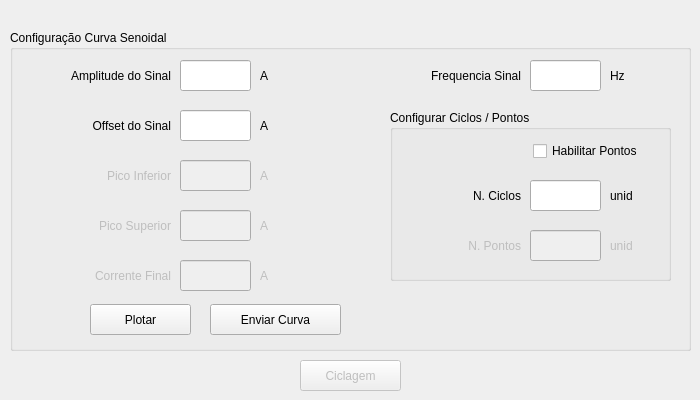
       <widget class="QWidget" name="tab_9">
        <attribute name="title">
         <string>Curva Senoidal</string>
        </attribute>
        <widget class="QGroupBox" name="groupBox_17">
         <property name="geometry">
          <rect>
           <x>10</x>
           <y>30</y>
           <width>681</width>
           <height>321</height>
          </rect>
         </property>
         <property name="title">
          <string>Configuração Curva Senoidal</string>
         </property>
         <widget class="QLineEdit" name="Amplitude_Senoidal">
          <property name="geometry">
           <rect>
            <x>170</x>
            <y>30</y>
            <width>71</width>
            <height>31</height>
           </rect>
          </property>
         </widget>
         <widget class="QLineEdit" name="Offset_Senoidal">
          <property name="geometry">
           <rect>
            <x>170</x>
            <y>80</y>
            <width>71</width>
            <height>31</height>
           </rect>
          </property>
          <property name="text">
           <string/>
          </property>
         </widget>
         <widget class="QLineEdit" name="Pico_Inferior_Senoidal">
          <property name="enabled">
           <bool>false</bool>
          </property>
          <property name="geometry">
           <rect>
            <x>170</x>
            <y>130</y>
            <width>71</width>
            <height>31</height>
           </rect>
          </property>
         </widget>
         <widget class="QLabel" name="label_91">
          <property name="geometry">
           <rect>
            <x>20</x>
            <y>30</y>
            <width>141</width>
            <height>31</height>
           </rect>
          </property>
          <property name="text">
           <string>Amplitude do Sinal</string>
          </property>
          <property name="alignment">
           <set>Qt::AlignRight|Qt::AlignTrailing|Qt::AlignVCenter</set>
          </property>
         </widget>
         <widget class="QLabel" name="label_92">
          <property name="enabled">
           <bool>false</bool>
          </property>
          <property name="geometry">
           <rect>
            <x>0</x>
            <y>130</y>
            <width>161</width>
            <height>31</height>
           </rect>
          </property>
          <property name="text">
           <string>Pico Inferior</string>
          </property>
          <property name="alignment">
           <set>Qt::AlignRight|Qt::AlignTrailing|Qt::AlignVCenter</set>
          </property>
         </widget>
         <widget class="QLabel" name="label_93">
          <property name="enabled">
           <bool>false</bool>
          </property>
          <property name="geometry">
           <rect>
            <x>0</x>
            <y>180</y>
            <width>161</width>
            <height>31</height>
           </rect>
          </property>
          <property name="text">
           <string>Pico Superior</string>
          </property>
          <property name="alignment">
           <set>Qt::AlignRight|Qt::AlignTrailing|Qt::AlignVCenter</set>
          </property>
         </widget>
         <widget class="QLabel" name="label_94">
          <property name="geometry">
           <rect>
            <x>250</x>
            <y>30</y>
            <width>21</width>
            <height>31</height>
           </rect>
          </property>
          <property name="text">
           <string>A</string>
          </property>
         </widget>
         <widget class="QLabel" name="label_95">
          <property name="enabled">
           <bool>false</bool>
          </property>
          <property name="geometry">
           <rect>
            <x>250</x>
            <y>130</y>
            <width>21</width>
            <height>31</height>
           </rect>
          </property>
          <property name="text">
           <string>A</string>
          </property>
         </widget>
         <widget class="QLabel" name="label_113">
          <property name="geometry">
           <rect>
            <x>250</x>
            <y>80</y>
            <width>21</width>
            <height>31</height>
           </rect>
          </property>
          <property name="text">
           <string>A</string>
          </property>
         </widget>
         <widget class="QLineEdit" name="Pico_Superior_Senoidal">
          <property name="enabled">
           <bool>false</bool>
          </property>
          <property name="geometry">
           <rect>
            <x>170</x>
            <y>180</y>
            <width>71</width>
            <height>31</height>
           </rect>
          </property>
          <property name="text">
           <string/>
          </property>
         </widget>
         <widget class="QLabel" name="label_114">
          <property name="geometry">
           <rect>
            <x>0</x>
            <y>80</y>
            <width>161</width>
            <height>31</height>
           </rect>
          </property>
          <property name="text">
           <string>Offset do Sinal</string>
          </property>
          <property name="alignment">
           <set>Qt::AlignRight|Qt::AlignTrailing|Qt::AlignVCenter</set>
          </property>
         </widget>
         <widget class="QLabel" name="label_115">
          <property name="enabled">
           <bool>false</bool>
          </property>
          <property name="geometry">
           <rect>
            <x>250</x>
            <y>180</y>
            <width>21</width>
            <height>31</height>
           </rect>
          </property>
          <property name="text">
           <string>A</string>
          </property>
         </widget>
         <widget class="QLabel" name="label_116">
          <property name="geometry">
           <rect>
            <x>600</x>
            <y>30</y>
            <width>31</width>
            <height>31</height>
           </rect>
          </property>
          <property name="text">
           <string>Hz</string>
          </property>
         </widget>
         <widget class="QLineEdit" name="Frequencia_Senoidal">
          <property name="geometry">
           <rect>
            <x>520</x>
            <y>30</y>
            <width>71</width>
            <height>31</height>
           </rect>
          </property>
          <property name="text">
           <string/>
          </property>
         </widget>
         <widget class="QLabel" name="label_118">
          <property name="enabled">
           <bool>false</bool>
          </property>
          <property name="geometry">
           <rect>
            <x>250</x>
            <y>230</y>
            <width>21</width>
            <height>31</height>
           </rect>
          </property>
          <property name="text">
           <string>A</string>
          </property>
         </widget>
         <widget class="QLabel" name="label_119">
          <property name="geometry">
           <rect>
            <x>350</x>
            <y>30</y>
            <width>161</width>
            <height>31</height>
           </rect>
          </property>
          <property name="text">
           <string>Frequencia Sinal</string>
          </property>
          <property name="alignment">
           <set>Qt::AlignRight|Qt::AlignTrailing|Qt::AlignVCenter</set>
          </property>
         </widget>
         <widget class="QLabel" name="label_121">
          <property name="enabled">
           <bool>false</bool>
          </property>
          <property name="geometry">
           <rect>
            <x>20</x>
            <y>230</y>
            <width>141</width>
            <height>31</height>
           </rect>
          </property>
          <property name="text">
           <string>Corrente Final</string>
          </property>
          <property name="alignment">
           <set>Qt::AlignRight|Qt::AlignTrailing|Qt::AlignVCenter</set>
          </property>
         </widget>
         <widget class="QLineEdit" name="Corrente_Final_Senoidal">
          <property name="enabled">
           <bool>false</bool>
          </property>
          <property name="geometry">
           <rect>
            <x>170</x>
            <y>230</y>
            <width>71</width>
            <height>31</height>
           </rect>
          </property>
         </widget>
         <widget class="QGroupBox" name="groupBox_19">
          <property name="geometry">
           <rect>
            <x>380</x>
            <y>80</y>
            <width>281</width>
            <height>171</height>
           </rect>
          </property>
          <property name="title">
           <string>Configurar Ciclos / Pontos</string>
          </property>
          <widget class="QLabel" name="label_122">
           <property name="enabled">
            <bool>false</bool>
           </property>
           <property name="geometry">
            <rect>
             <x>-30</x>
             <y>120</y>
             <width>161</width>
             <height>31</height>
            </rect>
           </property>
           <property name="text">
            <string>N. Pontos</string>
           </property>
           <property name="alignment">
            <set>Qt::AlignRight|Qt::AlignTrailing|Qt::AlignVCenter</set>
           </property>
          </widget>
          <widget class="QLabel" name="label_120">
           <property name="enabled">
            <bool>false</bool>
           </property>
           <property name="geometry">
            <rect>
             <x>220</x>
             <y>120</y>
             <width>41</width>
             <height>31</height>
            </rect>
           </property>
           <property name="text">
            <string>unid</string>
           </property>
          </widget>
          <widget class="QLineEdit" name="N_Pontos_Senoidal">
           <property name="enabled">
            <bool>false</bool>
           </property>
           <property name="geometry">
            <rect>
             <x>140</x>
             <y>120</y>
             <width>71</width>
             <height>31</height>
            </rect>
           </property>
           <property name="text">
            <string/>
           </property>
          </widget>
          <widget class="QLabel" name="label_123">
           <property name="geometry">
            <rect>
             <x>220</x>
             <y>70</y>
             <width>41</width>
             <height>31</height>
            </rect>
           </property>
           <property name="text">
            <string>unid</string>
           </property>
          </widget>
          <widget class="QLabel" name="label_117">
           <property name="geometry">
            <rect>
             <x>-30</x>
             <y>70</y>
             <width>161</width>
             <height>31</height>
            </rect>
           </property>
           <property name="text">
            <string>N. Ciclos</string>
           </property>
           <property name="alignment">
            <set>Qt::AlignRight|Qt::AlignTrailing|Qt::AlignVCenter</set>
           </property>
          </widget>
          <widget class="QLineEdit" name="N_Ciclos_Senoidal">
           <property name="geometry">
            <rect>
             <x>140</x>
             <y>70</y>
             <width>71</width>
             <height>31</height>
            </rect>
           </property>
          </widget>
          <widget class="QCheckBox" name="Chk_Senoidal_Ponto">
           <property name="geometry">
            <rect>
             <x>143</x>
             <y>26</y>
             <width>151</width>
             <height>30</height>
            </rect>
           </property>
           <property name="text">
            <string>Habilitar Pontos</string>
           </property>
          </widget>
         </widget>
         <widget class="QPushButton" name="Plota">
          <property name="geometry">
           <rect>
            <x>80</x>
            <y>274</y>
            <width>101</width>
            <height>31</height>
           </rect>
          </property>
          <property name="text">
           <string>Plotar</string>
          </property>
          <property name="icon">
           <iconset>
            <normaloff>imagens/Plot.png</normaloff>imagens/Plot.png</iconset>
          </property>
          <property name="iconSize">
           <size>
            <width>20</width>
            <height>20</height>
           </size>
          </property>
         </widget>
         <widget class="QPushButton" name="EnviaCurva">
          <property name="geometry">
           <rect>
            <x>200</x>
            <y>274</y>
            <width>131</width>
            <height>31</height>
           </rect>
          </property>
          <property name="text">
           <string>Enviar Curva</string>
          </property>
          <property name="icon">
           <iconset>
            <normaloff>imagens/Send.png</normaloff>imagens/Send.png</iconset>
          </property>
          <property name="iconSize">
           <size>
            <width>16</width>
            <height>16</height>
           </size>
          </property>
         </widget>
        </widget>
        <widget class="QPushButton" name="Ciclar">
         <property name="enabled">
          <bool>false</bool>
         </property>
         <property name="geometry">
          <rect>
           <x>300</x>
           <y>360</y>
           <width>101</width>
           <height>31</height>
          </rect>
         </property>
         <property name="text">
          <string>Ciclagem</string>
         </property>
         <property name="icon">
          <iconset>
           <normaloff>imagens/onda.jpg</normaloff>imagens/onda.jpg</iconset>
         </property>
         <property name="iconSize">
          <size>
           <width>20</width>
           <height>20</height>
          </size>
         </property>
        </widget>
       </widget>
